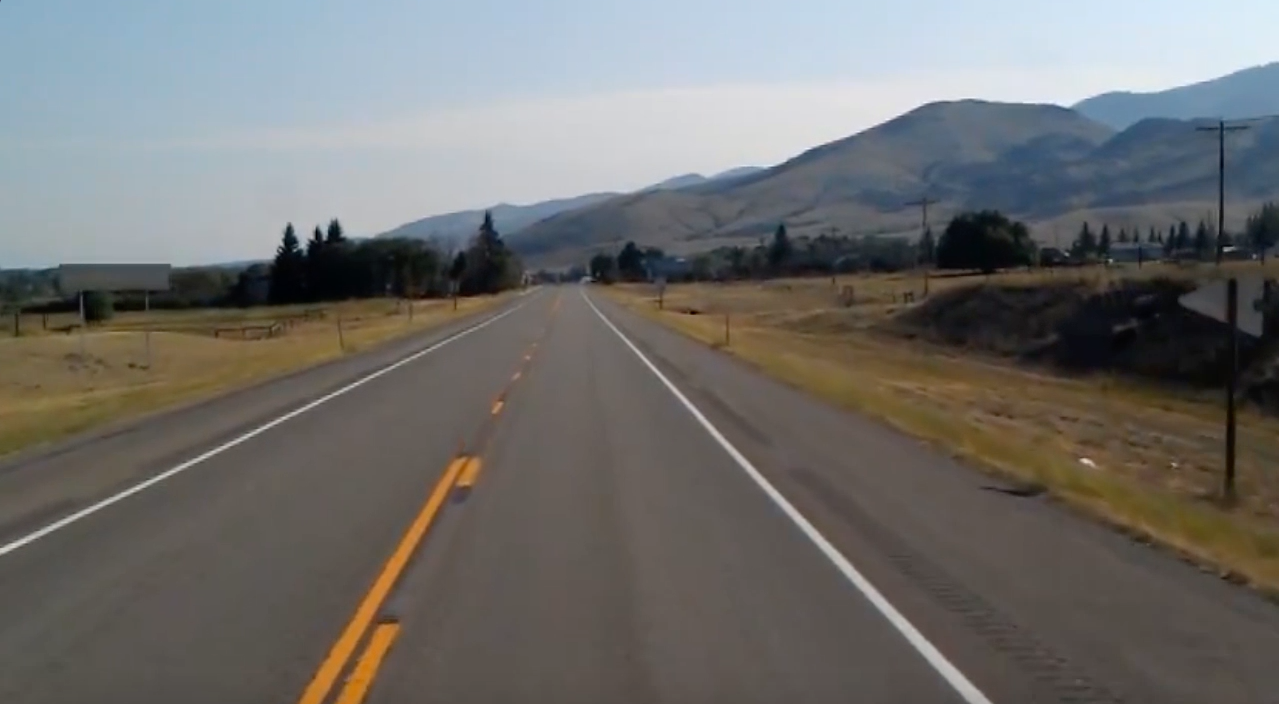
#> input picture test_image.png, 1279 x 704 px; its folder holds only this picture in this run
$ python docread.py --image test_image.png
#> lines starting #> are read from the running program, lines starting #| are printed output that depends on the picture; after the words box and inside, x2 and y2 are one past the last pixel; in counts of white or black regions, pixels touching at a corner belong together
#!/Users/Jake/anaconda3/bin/python

import cv2
import pytesseract
import argparse
import os
from PIL import Image
# Process command line arguments:
ap = argparse.ArgumentParser()
ap.add_argument("-i",
                "--image",
                required=True,
                help="Path to image to be parsed"
                )
ap.add_argument("-p",
                "--preprocess",
                type=str,
                default="thresh",
                help="Type of preprocessing used")
ap.add_argument("-e",
                "--engine",
                type=str,
                default="tesseract",
                help="OCR engine")
args = vars(ap.parse_args())

# Class to hold, process and parse the image:
class document:
    def __init__(self):
        self.path = args["image"]
        self.image = cv2.imread(self.path)
#> self.image is the input picture: shape (704, 1279, 3); mean B, G, R 108.8, 110.9, 111.8
        self.grey = cv2.cvtColor(self.image, cv2.COLOR_BGR2GRAY)
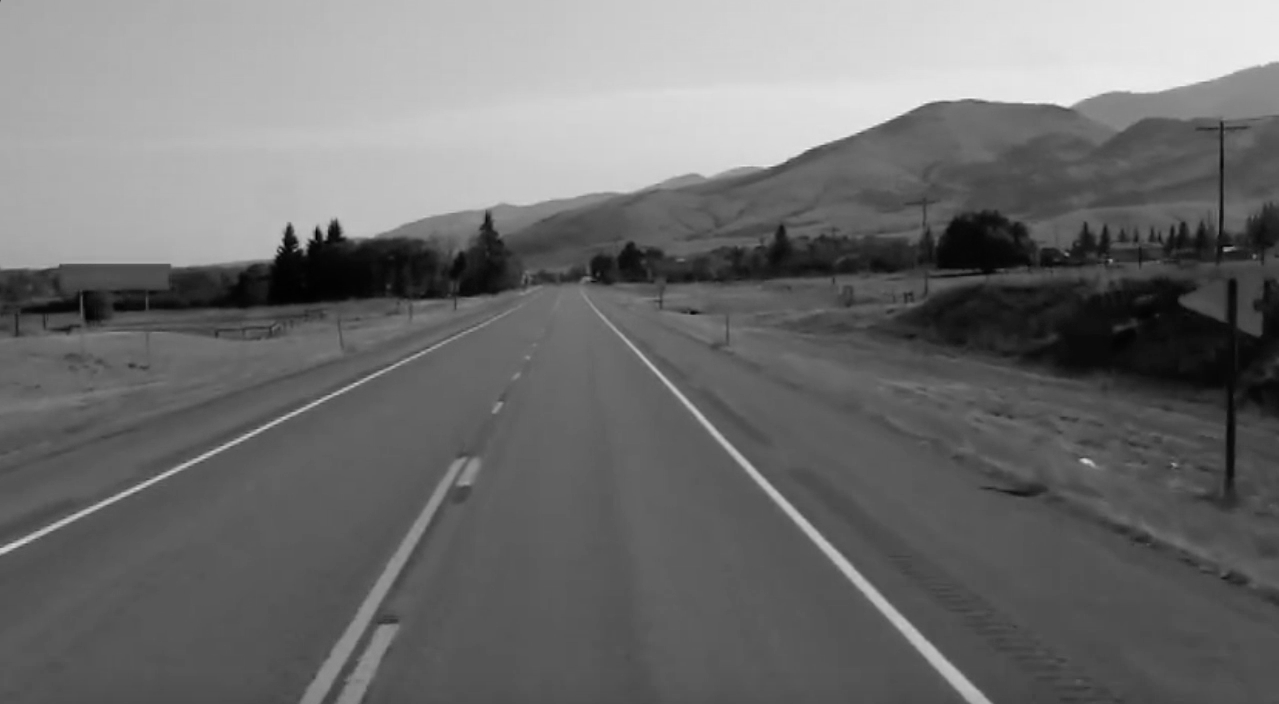
#> self.grey: shape (704, 1279); min 0, max 243, mean 110.9


    def preprocess(self):
        if args["preprocess"] == "thresh":
            self.processed = cv2.threshold(
                    self.grey,
                    0,
                    255,
                    cv2.THRESH_BINARY | cv2.THRESH_OTSU)[1]
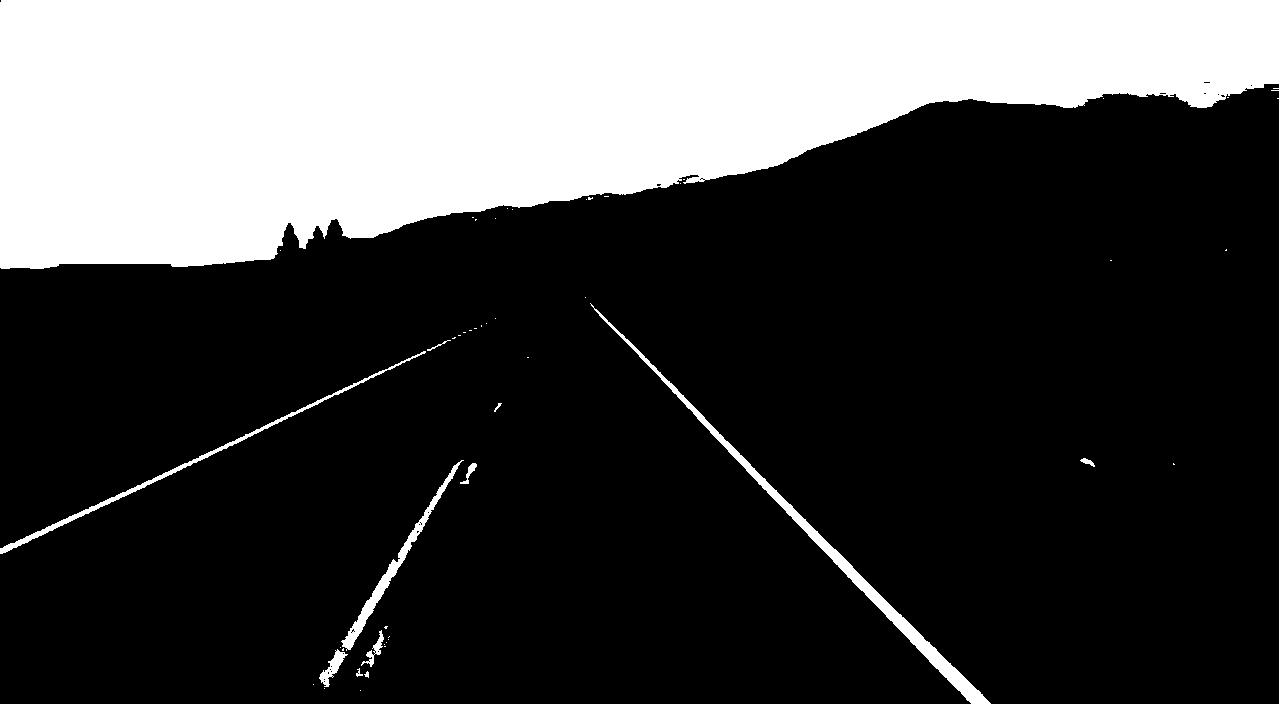
#> self.processed: shape (704, 1279); 26.7% white; 52 white regions (40 under 20 px), largest, box (x1, y1, x2, y2) and area: (0, 0, 1279, 269) 231283, (590, 303, 991, 704) 4599, (0, 351, 426, 554) 1837
        elif args["preprocess"] == "blur":
            self.processed = cv2.medianBlur(self.grey, 3)


    def show_image(self):
        cv2.imshow("TEST", self.processed)
        cv2.waitKey(0)


    def parse_text(self):
        if args["engine"] == "tesseract":
            self.tesseract()
#> (the call stopped at in tesseract, `content = pytesseract.image_to_string(Image.open(fn))`: pytesseract is not available in this run)
        elif args["engine"] == "NN":
            pass


    def tesseract(self):
        # Write image to temporary file:
        fn = "{}.png".format(os.getpid())
        cv2.imwrite(fn, self.processed)
        # Parse text using Tesseract bindings:
        content = pytesseract.image_to_string(Image.open(fn))
        os.remove(fn)
        print(content)

# Main function:
def main():
    doc = document()
    doc.preprocess()
    doc.parse_text()
    doc.show_image()

if __name__ == "__main__":
    main()
